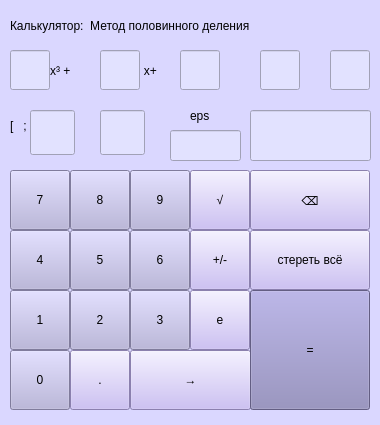
<?xml version="1.0" encoding="UTF-8"?>
<ui version="4.0">
 <class>Calculator</class>
 <widget class="QMainWindow" name="Calculator">
  <property name="geometry">
   <rect>
    <x>0</x>
    <y>0</y>
    <width>380</width>
    <height>425</height>
   </rect>
  </property>
  <property name="windowTitle">
   <string>Калькулятор</string>
  </property>
  <property name="styleSheet">
   <string notr="true">background:rgb(218, 215, 255)</string>
  </property>
  <widget class="QWidget" name="centralwidget">
   <widget class="QPushButton" name="pushButton_e">
    <property name="geometry">
     <rect>
      <x>190</x>
      <y>290</y>
      <width>60</width>
      <height>60</height>
     </rect>
    </property>
    <property name="styleSheet">
     <string notr="true">QPushButton
{
font: 12pt &quot;Tw Cen MT Condensed Extra Bold&quot;;
background-color:rgb(194, 179, 243)
}

QPushButton:pressed
{
background-color:rgb(153, 147, 199);
}
</string>
    </property>
    <property name="text">
     <string>e</string>
    </property>
   </widget>
   <widget class="QPushButton" name="pushButton_0">
    <property name="geometry">
     <rect>
      <x>10</x>
      <y>350</y>
      <width>60</width>
      <height>60</height>
     </rect>
    </property>
    <property name="styleSheet">
     <string notr="true">QPushButton
{
font: 12pt &quot;Tw Cen MT Condensed Extra Bold&quot;;
background-color:rgb(179, 174, 218)
}

QPushButton:pressed
{
background-color:rgb(153, 147, 199);
}
</string>
    </property>
    <property name="text">
     <string>0</string>
    </property>
   </widget>
   <widget class="QPushButton" name="pushButton_7">
    <property name="geometry">
     <rect>
      <x>10</x>
      <y>170</y>
      <width>60</width>
      <height>60</height>
     </rect>
    </property>
    <property name="styleSheet">
     <string notr="true">QPushButton
{
font: 12pt &quot;Tw Cen MT Condensed Extra Bold&quot;;
background-color:rgb(179, 174, 218)
}

QPushButton:pressed
{
background-color:rgb(153, 147, 199);
}
</string>
    </property>
    <property name="text">
     <string>7</string>
    </property>
   </widget>
   <widget class="QPushButton" name="pushButton_4">
    <property name="geometry">
     <rect>
      <x>10</x>
      <y>230</y>
      <width>60</width>
      <height>60</height>
     </rect>
    </property>
    <property name="styleSheet">
     <string notr="true">QPushButton
{
font: 12pt &quot;Tw Cen MT Condensed Extra Bold&quot;;
background-color:rgb(179, 174, 218)
}

QPushButton:pressed
{
background-color:rgb(153, 147, 199);
}
</string>
    </property>
    <property name="text">
     <string>4</string>
    </property>
   </widget>
   <widget class="QPushButton" name="pushButton_1">
    <property name="geometry">
     <rect>
      <x>10</x>
      <y>290</y>
      <width>60</width>
      <height>60</height>
     </rect>
    </property>
    <property name="styleSheet">
     <string notr="true">QPushButton
{
font: 12pt &quot;Tw Cen MT Condensed Extra Bold&quot;;
background-color:rgb(179, 174, 218)
}

QPushButton:pressed
{
background-color:rgb(153, 147, 199);
}
</string>
    </property>
    <property name="text">
     <string>1</string>
    </property>
   </widget>
   <widget class="QPushButton" name="pushButton_3">
    <property name="geometry">
     <rect>
      <x>130</x>
      <y>290</y>
      <width>60</width>
      <height>60</height>
     </rect>
    </property>
    <property name="styleSheet">
     <string notr="true">QPushButton
{
font: 12pt &quot;Tw Cen MT Condensed Extra Bold&quot;;
background-color:rgb(179, 174, 218)
}

QPushButton:pressed
{
background-color:rgb(153, 147, 199);
}
</string>
    </property>
    <property name="text">
     <string>3</string>
    </property>
   </widget>
   <widget class="QPushButton" name="pushButton_point">
    <property name="geometry">
     <rect>
      <x>70</x>
      <y>350</y>
      <width>60</width>
      <height>60</height>
     </rect>
    </property>
    <property name="styleSheet">
     <string notr="true">QPushButton
{
font: 12pt &quot;Tw Cen MT Condensed Extra Bold&quot;;
background-color:rgb(194, 179, 243)
}

QPushButton:pressed
{
background-color:rgb(153, 147, 199);
}</string>
    </property>
    <property name="text">
     <string>.</string>
    </property>
   </widget>
   <widget class="QPushButton" name="pushButton_6">
    <property name="geometry">
     <rect>
      <x>130</x>
      <y>230</y>
      <width>60</width>
      <height>60</height>
     </rect>
    </property>
    <property name="styleSheet">
     <string notr="true">QPushButton
{
font: 12pt &quot;Tw Cen MT Condensed Extra Bold&quot;;
background-color:rgb(179, 174, 218)
}

QPushButton:pressed
{
background-color:rgb(153, 147, 199);
}
</string>
    </property>
    <property name="text">
     <string>6</string>
    </property>
   </widget>
   <widget class="QPushButton" name="pushButton_9">
    <property name="geometry">
     <rect>
      <x>130</x>
      <y>170</y>
      <width>60</width>
      <height>60</height>
     </rect>
    </property>
    <property name="styleSheet">
     <string notr="true">QPushButton
{
font: 12pt &quot;Tw Cen MT Condensed Extra Bold&quot;;
background-color:rgb(179, 174, 218)
}

QPushButton:pressed
{
background-color:rgb(153, 147, 199);
}
</string>
    </property>
    <property name="text">
     <string>9</string>
    </property>
   </widget>
   <widget class="QPushButton" name="pushButton_8">
    <property name="geometry">
     <rect>
      <x>70</x>
      <y>170</y>
      <width>60</width>
      <height>60</height>
     </rect>
    </property>
    <property name="styleSheet">
     <string notr="true">QPushButton
{
font: 12pt &quot;Tw Cen MT Condensed Extra Bold&quot;;
background-color:rgb(179, 174, 218)
}

QPushButton:pressed
{
background-color:rgb(153, 147, 199);
}
</string>
    </property>
    <property name="text">
     <string>8</string>
    </property>
   </widget>
   <widget class="QPushButton" name="pushButton_5">
    <property name="geometry">
     <rect>
      <x>70</x>
      <y>230</y>
      <width>60</width>
      <height>60</height>
     </rect>
    </property>
    <property name="styleSheet">
     <string notr="true">QPushButton
{
font: 12pt &quot;Tw Cen MT Condensed Extra Bold&quot;;
background-color:rgb(179, 174, 218)
}

QPushButton:pressed
{
background-color:rgb(153, 147, 199);
}
</string>
    </property>
    <property name="text">
     <string>5</string>
    </property>
   </widget>
   <widget class="QPushButton" name="pushButton_next">
    <property name="geometry">
     <rect>
      <x>130</x>
      <y>350</y>
      <width>121</width>
      <height>60</height>
     </rect>
    </property>
    <property name="styleSheet">
     <string notr="true">QPushButton
{
font: 12pt &quot;Tw Cen MT Condensed Extra Bold&quot;;
background-color:rgb(194, 179, 243)
}

QPushButton:pressed
{
background-color:rgb(153, 147, 199);
}</string>
    </property>
    <property name="text">
     <string>→</string>
    </property>
   </widget>
   <widget class="QPushButton" name="pushButton_2">
    <property name="geometry">
     <rect>
      <x>70</x>
      <y>290</y>
      <width>60</width>
      <height>60</height>
     </rect>
    </property>
    <property name="styleSheet">
     <string notr="true">QPushButton
{
font: 12pt &quot;Tw Cen MT Condensed Extra Bold&quot;;
background-color:rgb(179, 174, 218)
}

QPushButton:pressed
{
background-color:rgb(153, 147, 199);
}
</string>
    </property>
    <property name="text">
     <string>2</string>
    </property>
   </widget>
   <widget class="QPushButton" name="pushButton_equally">
    <property name="geometry">
     <rect>
      <x>250</x>
      <y>290</y>
      <width>120</width>
      <height>120</height>
     </rect>
    </property>
    <property name="styleSheet">
     <string notr="true">QPushButton
{
font: 30pt &quot;Tw Cen MT Condensed Extra Bold&quot;;
background-color:rgb(138, 132, 184)
}

QPushButton:pressed
{
background-color:rgb(153, 147, 199);
}</string>
    </property>
    <property name="text">
     <string>=</string>
    </property>
   </widget>
   <widget class="QPushButton" name="pushButton_replace">
    <property name="geometry">
     <rect>
      <x>190</x>
      <y>230</y>
      <width>60</width>
      <height>60</height>
     </rect>
    </property>
    <property name="styleSheet">
     <string notr="true">QPushButton
{
font: 12pt &quot;Tw Cen MT Condensed Extra Bold&quot;;
background-color:rgb(194, 179, 243)
}

QPushButton:pressed
{
background-color:rgb(153, 147, 199);
}</string>
    </property>
    <property name="text">
     <string>+/-</string>
    </property>
   </widget>
   <widget class="QLineEdit" name="lineEdit_1">
    <property name="geometry">
     <rect>
      <x>10</x>
      <y>50</y>
      <width>40</width>
      <height>40</height>
     </rect>
    </property>
    <property name="styleSheet">
     <string notr="true">background-color:rgb(226, 226, 255);
font: 12pt &quot;Tw Cen MT Condensed Extra Bold&quot;;</string>
    </property>
   </widget>
   <widget class="QLineEdit" name="lineEdit_2">
    <property name="geometry">
     <rect>
      <x>100</x>
      <y>50</y>
      <width>40</width>
      <height>40</height>
     </rect>
    </property>
    <property name="styleSheet">
     <string notr="true">background-color:rgb(226, 226, 255);
font: 12pt &quot;Tw Cen MT Condensed Extra Bold&quot;;</string>
    </property>
   </widget>
   <widget class="QLineEdit" name="lineEdit_3">
    <property name="geometry">
     <rect>
      <x>180</x>
      <y>50</y>
      <width>40</width>
      <height>40</height>
     </rect>
    </property>
    <property name="styleSheet">
     <string notr="true">background-color:rgb(226, 226, 255);
font: 12pt &quot;Tw Cen MT Condensed Extra Bold&quot;;</string>
    </property>
   </widget>
   <widget class="QLineEdit" name="lineEdit_4">
    <property name="geometry">
     <rect>
      <x>260</x>
      <y>50</y>
      <width>40</width>
      <height>40</height>
     </rect>
    </property>
    <property name="styleSheet">
     <string notr="true">background-color:rgb(226, 226, 255);
font: 12pt &quot;Tw Cen MT Condensed Extra Bold&quot;;</string>
    </property>
   </widget>
   <widget class="QLineEdit" name="lineEdit_5">
    <property name="geometry">
     <rect>
      <x>330</x>
      <y>50</y>
      <width>40</width>
      <height>40</height>
     </rect>
    </property>
    <property name="styleSheet">
     <string notr="true">background-color:rgb(226, 226, 255);
font: 12pt &quot;Tw Cen MT Condensed Extra Bold&quot;;</string>
    </property>
   </widget>
   <widget class="QLineEdit" name="lineEdit_show">
    <property name="geometry">
     <rect>
      <x>250</x>
      <y>110</y>
      <width>121</width>
      <height>51</height>
     </rect>
    </property>
    <property name="styleSheet">
     <string notr="true">background-color:rgb(226, 226, 255);
font: 12pt &quot;Tw Cen MT Condensed Extra Bold&quot;;</string>
    </property>
   </widget>
   <widget class="QLineEdit" name="lineEdit_befor">
    <property name="geometry">
     <rect>
      <x>100</x>
      <y>110</y>
      <width>45</width>
      <height>45</height>
     </rect>
    </property>
    <property name="styleSheet">
     <string notr="true">background-color:rgb(226, 226, 255);
font: 12pt &quot;Tw Cen MT Condensed Extra Bold&quot;;</string>
    </property>
   </widget>
   <widget class="QLineEdit" name="lineEdit_from">
    <property name="geometry">
     <rect>
      <x>30</x>
      <y>110</y>
      <width>45</width>
      <height>45</height>
     </rect>
    </property>
    <property name="styleSheet">
     <string notr="true">background-color:rgb(226, 226, 255);
font: 12pt &quot;Tw Cen MT Condensed Extra Bold&quot;;</string>
    </property>
   </widget>
   <widget class="QPushButton" name="pushButton_clear">
    <property name="geometry">
     <rect>
      <x>250</x>
      <y>170</y>
      <width>120</width>
      <height>60</height>
     </rect>
    </property>
    <property name="styleSheet">
     <string notr="true">QPushButton
{
font: 12pt &quot;Tw Cen MT Condensed Extra Bold&quot;;
background-color:rgb(194, 179, 243)
}

QPushButton:pressed
{
background-color:rgb(153, 147, 199);
}
</string>
    </property>
    <property name="text">
     <string>⌫</string>
    </property>
   </widget>
   <widget class="QPushButton" name="pushButton_clear_2">
    <property name="geometry">
     <rect>
      <x>250</x>
      <y>230</y>
      <width>120</width>
      <height>60</height>
     </rect>
    </property>
    <property name="styleSheet">
     <string notr="true">QPushButton
{
font: 12pt &quot;Tw Cen MT Condensed Extra Bold&quot;;
background-color:rgb(194, 179, 243)
}

QPushButton:pressed
{
background-color:rgb(153, 147, 199);
}
</string>
    </property>
    <property name="text">
     <string>стереть всё</string>
    </property>
   </widget>
   <widget class="QLabel" name="label">
    <property name="geometry">
     <rect>
      <x>50</x>
      <y>50</y>
      <width>301</width>
      <height>41</height>
     </rect>
    </property>
    <property name="styleSheet">
     <string notr="true">font: 14pt &quot;Tw Cen MT Condensed Extra Bold&quot;;
</string>
    </property>
    <property name="text">
     <string>x³ +         x²+        x+         +</string>
    </property>
   </widget>
   <widget class="QLabel" name="label_2">
    <property name="geometry">
     <rect>
      <x>10</x>
      <y>90</y>
      <width>151</width>
      <height>71</height>
     </rect>
    </property>
    <property name="styleSheet">
     <string notr="true">font: 31pt &quot;MS Shell Dlg 2&quot;;</string>
    </property>
    <property name="text">
     <string>[   ;   ]</string>
    </property>
   </widget>
   <widget class="QLabel" name="label_3">
    <property name="geometry">
     <rect>
      <x>10</x>
      <y>10</y>
      <width>361</width>
      <height>31</height>
     </rect>
    </property>
    <property name="styleSheet">
     <string notr="true">font: 75 11pt &quot;Berlin Sans FB Demi&quot;;</string>
    </property>
    <property name="text">
     <string>Калькулятор:  Метод половинного деления</string>
    </property>
   </widget>
   <widget class="QLineEdit" name="lineEdit_accuracy">
    <property name="geometry">
     <rect>
      <x>170</x>
      <y>130</y>
      <width>71</width>
      <height>31</height>
     </rect>
    </property>
    <property name="styleSheet">
     <string notr="true">background-color:rgb(226, 226, 255);
font: 12pt &quot;Tw Cen MT Condensed Extra Bold&quot;;</string>
    </property>
   </widget>
   <widget class="QLabel" name="label_4">
    <property name="geometry">
     <rect>
      <x>190</x>
      <y>100</y>
      <width>51</width>
      <height>31</height>
     </rect>
    </property>
    <property name="styleSheet">
     <string notr="true">font: 16pt &quot;Tw Cen MT Condensed Extra Bold&quot;;
</string>
    </property>
    <property name="text">
     <string>eps</string>
    </property>
   </widget>
   <widget class="QPushButton" name="pushButton_root">
    <property name="geometry">
     <rect>
      <x>190</x>
      <y>170</y>
      <width>60</width>
      <height>60</height>
     </rect>
    </property>
    <property name="styleSheet">
     <string notr="true">QPushButton
{
font: 12pt &quot;Tw Cen MT Condensed Extra Bold&quot;;
background-color:rgb(194, 179, 243)
}

QPushButton:pressed
{
background-color:rgb(153, 147, 199);
}
</string>
    </property>
    <property name="text">
     <string>√</string>
    </property>
   </widget>
   <zorder>pushButton_e</zorder>
   <zorder>pushButton_0</zorder>
   <zorder>pushButton_7</zorder>
   <zorder>pushButton_4</zorder>
   <zorder>pushButton_1</zorder>
   <zorder>pushButton_3</zorder>
   <zorder>pushButton_point</zorder>
   <zorder>pushButton_6</zorder>
   <zorder>pushButton_9</zorder>
   <zorder>pushButton_8</zorder>
   <zorder>pushButton_5</zorder>
   <zorder>pushButton_next</zorder>
   <zorder>pushButton_2</zorder>
   <zorder>pushButton_equally</zorder>
   <zorder>pushButton_replace</zorder>
   <zorder>pushButton_clear</zorder>
   <zorder>pushButton_clear_2</zorder>
   <zorder>label</zorder>
   <zorder>lineEdit_3</zorder>
   <zorder>lineEdit_2</zorder>
   <zorder>lineEdit_1</zorder>
   <zorder>lineEdit_5</zorder>
   <zorder>lineEdit_4</zorder>
   <zorder>label_2</zorder>
   <zorder>lineEdit_befor</zorder>
   <zorder>lineEdit_from</zorder>
   <zorder>lineEdit_show</zorder>
   <zorder>label_3</zorder>
   <zorder>label_4</zorder>
   <zorder>lineEdit_accuracy</zorder>
   <zorder>pushButton_root</zorder>
  </widget>
 </widget>
 <resources/>
 <connections/>
</ui>
